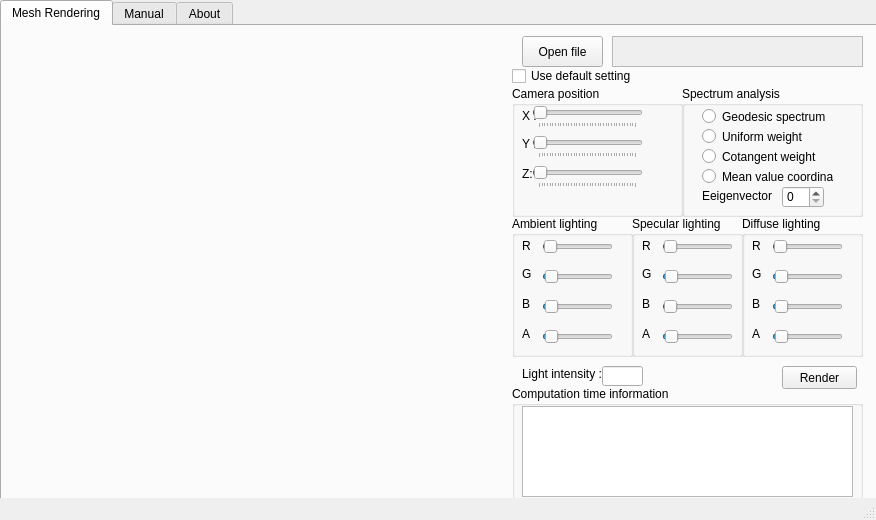
<?xml version="1.0" encoding="UTF-8"?>
<ui version="4.0">
 <class>MainWindow</class>
 <widget class="QMainWindow" name="MainWindow">
  <property name="geometry">
   <rect>
    <x>0</x>
    <y>0</y>
    <width>876</width>
    <height>520</height>
   </rect>
  </property>
  <property name="windowTitle">
   <string> Mesh Spectrum Representation</string>
  </property>
  <property name="windowIcon">
   <iconset>
    <normaloff>VIBOT.jpg</normaloff>VIBOT.jpg</iconset>
  </property>
  <property name="tabShape">
   <enum>QTabWidget::Triangular</enum>
  </property>
  <widget class="QWidget" name="centralwidget">
   <widget class="QTabWidget" name="tabWidget">
    <property name="geometry">
     <rect>
      <x>0</x>
      <y>0</y>
      <width>881</width>
      <height>521</height>
     </rect>
    </property>
    <property name="currentIndex">
     <number>0</number>
    </property>
    <widget class="QWidget" name="RenderingTab">
     <attribute name="title">
      <string>Mesh Rendering</string>
     </attribute>
     <widget class="myGLWidget" name="RenderingView" native="true">
      <property name="geometry">
       <rect>
        <x>0</x>
        <y>0</y>
        <width>501</width>
        <height>511</height>
       </rect>
      </property>
      <property name="focusPolicy">
       <enum>Qt::StrongFocus</enum>
      </property>
     </widget>
     <widget class="QGroupBox" name="groupBox_CompTime">
      <property name="geometry">
       <rect>
        <x>510</x>
        <y>360</y>
        <width>351</width>
        <height>121</height>
       </rect>
      </property>
      <property name="title">
       <string>Computation time information</string>
      </property>
      <widget class="QTextEdit" name="progressEditor">
       <property name="enabled">
        <bool>true</bool>
       </property>
       <property name="geometry">
        <rect>
         <x>10</x>
         <y>20</y>
         <width>331</width>
         <height>91</height>
        </rect>
       </property>
      </widget>
     </widget>
     <widget class="QCheckBox" name="checkBox">
      <property name="geometry">
       <rect>
        <x>510</x>
        <y>40</y>
        <width>121</width>
        <height>20</height>
       </rect>
      </property>
      <property name="text">
       <string>Use default setting</string>
      </property>
     </widget>
     <widget class="QGroupBox" name="CamgroupBox">
      <property name="geometry">
       <rect>
        <x>510</x>
        <y>60</y>
        <width>171</width>
        <height>131</height>
       </rect>
      </property>
      <property name="title">
       <string>Camera position</string>
      </property>
      <widget class="QLabel" name="label_3">
       <property name="geometry">
        <rect>
         <x>10</x>
         <y>20</y>
         <width>21</width>
         <height>20</height>
        </rect>
       </property>
       <property name="text">
        <string>X :</string>
       </property>
      </widget>
      <widget class="QLabel" name="label_4">
       <property name="geometry">
        <rect>
         <x>10</x>
         <y>50</y>
         <width>21</width>
         <height>16</height>
        </rect>
       </property>
       <property name="text">
        <string>Y :</string>
       </property>
      </widget>
      <widget class="QLabel" name="label_5">
       <property name="geometry">
        <rect>
         <x>10</x>
         <y>80</y>
         <width>21</width>
         <height>16</height>
        </rect>
       </property>
       <property name="text">
        <string>Z:</string>
       </property>
      </widget>
      <widget class="QSlider" name="zHorizontalSlider">
       <property name="geometry">
        <rect>
         <x>20</x>
         <y>20</y>
         <width>111</width>
         <height>22</height>
        </rect>
       </property>
       <property name="maximum">
        <number>360</number>
       </property>
       <property name="pageStep">
        <number>10</number>
       </property>
       <property name="value">
        <number>4</number>
       </property>
       <property name="orientation">
        <enum>Qt::Horizontal</enum>
       </property>
       <property name="tickPosition">
        <enum>QSlider::TicksBelow</enum>
       </property>
      </widget>
      <widget class="QSlider" name="yHorizontalSlider_2">
       <property name="geometry">
        <rect>
         <x>20</x>
         <y>50</y>
         <width>111</width>
         <height>22</height>
        </rect>
       </property>
       <property name="maximum">
        <number>360</number>
       </property>
       <property name="pageStep">
        <number>10</number>
       </property>
       <property name="value">
        <number>4</number>
       </property>
       <property name="orientation">
        <enum>Qt::Horizontal</enum>
       </property>
       <property name="tickPosition">
        <enum>QSlider::TicksBelow</enum>
       </property>
      </widget>
      <widget class="QSlider" name="xHorizontalSlider">
       <property name="geometry">
        <rect>
         <x>20</x>
         <y>80</y>
         <width>111</width>
         <height>22</height>
        </rect>
       </property>
       <property name="maximum">
        <number>360</number>
       </property>
       <property name="pageStep">
        <number>10</number>
       </property>
       <property name="value">
        <number>4</number>
       </property>
       <property name="orientation">
        <enum>Qt::Horizontal</enum>
       </property>
       <property name="tickPosition">
        <enum>QSlider::TicksBelow</enum>
       </property>
      </widget>
     </widget>
     <widget class="QTextEdit" name="filePathEditor">
      <property name="enabled">
       <bool>false</bool>
      </property>
      <property name="geometry">
       <rect>
        <x>610</x>
        <y>10</y>
        <width>251</width>
        <height>31</height>
       </rect>
      </property>
     </widget>
     <widget class="QLineEdit" name="IntensitylineEdit">
      <property name="geometry">
       <rect>
        <x>600</x>
        <y>340</y>
        <width>41</width>
        <height>20</height>
       </rect>
      </property>
     </widget>
     <widget class="QLabel" name="label_2">
      <property name="geometry">
       <rect>
        <x>520</x>
        <y>340</y>
        <width>81</width>
        <height>16</height>
       </rect>
      </property>
      <property name="text">
       <string>Light intensity : </string>
      </property>
     </widget>
     <widget class="QGroupBox" name="DiffgroupBox">
      <property name="geometry">
       <rect>
        <x>740</x>
        <y>190</y>
        <width>121</width>
        <height>141</height>
       </rect>
      </property>
      <property name="title">
       <string>Diffuse lighting</string>
      </property>
      <widget class="QLabel" name="label_15">
       <property name="geometry">
        <rect>
         <x>10</x>
         <y>20</y>
         <width>21</width>
         <height>20</height>
        </rect>
       </property>
       <property name="text">
        <string>R</string>
       </property>
      </widget>
      <widget class="QLabel" name="label_18">
       <property name="geometry">
        <rect>
         <x>10</x>
         <y>50</y>
         <width>21</width>
         <height>16</height>
        </rect>
       </property>
       <property name="text">
        <string>G</string>
       </property>
      </widget>
      <widget class="QLabel" name="label_19">
       <property name="geometry">
        <rect>
         <x>10</x>
         <y>80</y>
         <width>21</width>
         <height>16</height>
        </rect>
       </property>
       <property name="text">
        <string>B</string>
       </property>
      </widget>
      <widget class="QSlider" name="DiffRHorizontalSlider">
       <property name="geometry">
        <rect>
         <x>30</x>
         <y>20</y>
         <width>71</width>
         <height>22</height>
        </rect>
       </property>
       <property name="maximum">
        <number>100</number>
       </property>
       <property name="pageStep">
        <number>1</number>
       </property>
       <property name="value">
        <number>1</number>
       </property>
       <property name="orientation">
        <enum>Qt::Horizontal</enum>
       </property>
       <property name="tickPosition">
        <enum>QSlider::NoTicks</enum>
       </property>
      </widget>
      <widget class="QSlider" name="DiffGHorizontalSlider">
       <property name="geometry">
        <rect>
         <x>30</x>
         <y>50</y>
         <width>71</width>
         <height>22</height>
        </rect>
       </property>
       <property name="maximum">
        <number>100</number>
       </property>
       <property name="pageStep">
        <number>1</number>
       </property>
       <property name="value">
        <number>4</number>
       </property>
       <property name="orientation">
        <enum>Qt::Horizontal</enum>
       </property>
       <property name="tickPosition">
        <enum>QSlider::NoTicks</enum>
       </property>
      </widget>
      <widget class="QSlider" name="DiffBHorizontalSlider">
       <property name="geometry">
        <rect>
         <x>30</x>
         <y>80</y>
         <width>71</width>
         <height>22</height>
        </rect>
       </property>
       <property name="maximum">
        <number>100</number>
       </property>
       <property name="pageStep">
        <number>1</number>
       </property>
       <property name="value">
        <number>4</number>
       </property>
       <property name="orientation">
        <enum>Qt::Horizontal</enum>
       </property>
       <property name="tickPosition">
        <enum>QSlider::NoTicks</enum>
       </property>
       <property name="tickInterval">
        <number>10</number>
       </property>
      </widget>
      <widget class="QSlider" name="DiffAHorizontalSlider">
       <property name="geometry">
        <rect>
         <x>30</x>
         <y>110</y>
         <width>71</width>
         <height>22</height>
        </rect>
       </property>
       <property name="maximum">
        <number>100</number>
       </property>
       <property name="pageStep">
        <number>1</number>
       </property>
       <property name="value">
        <number>4</number>
       </property>
       <property name="orientation">
        <enum>Qt::Horizontal</enum>
       </property>
       <property name="tickPosition">
        <enum>QSlider::NoTicks</enum>
       </property>
      </widget>
      <widget class="QLabel" name="label_20">
       <property name="geometry">
        <rect>
         <x>10</x>
         <y>110</y>
         <width>21</width>
         <height>16</height>
        </rect>
       </property>
       <property name="text">
        <string>A</string>
       </property>
      </widget>
     </widget>
     <widget class="QGroupBox" name="SpecgroupBox">
      <property name="geometry">
       <rect>
        <x>630</x>
        <y>190</y>
        <width>111</width>
        <height>141</height>
       </rect>
      </property>
      <property name="title">
       <string>Specular lighting</string>
      </property>
      <widget class="QLabel" name="label_9">
       <property name="geometry">
        <rect>
         <x>10</x>
         <y>20</y>
         <width>21</width>
         <height>20</height>
        </rect>
       </property>
       <property name="text">
        <string>R</string>
       </property>
      </widget>
      <widget class="QLabel" name="label_10">
       <property name="geometry">
        <rect>
         <x>10</x>
         <y>50</y>
         <width>21</width>
         <height>16</height>
        </rect>
       </property>
       <property name="text">
        <string>G</string>
       </property>
      </widget>
      <widget class="QLabel" name="label_11">
       <property name="geometry">
        <rect>
         <x>10</x>
         <y>80</y>
         <width>21</width>
         <height>16</height>
        </rect>
       </property>
       <property name="text">
        <string>B</string>
       </property>
      </widget>
      <widget class="QSlider" name="SpecRHorizontalSlider">
       <property name="geometry">
        <rect>
         <x>30</x>
         <y>20</y>
         <width>71</width>
         <height>22</height>
        </rect>
       </property>
       <property name="maximum">
        <number>100</number>
       </property>
       <property name="pageStep">
        <number>1</number>
       </property>
       <property name="value">
        <number>1</number>
       </property>
       <property name="orientation">
        <enum>Qt::Horizontal</enum>
       </property>
       <property name="tickPosition">
        <enum>QSlider::NoTicks</enum>
       </property>
      </widget>
      <widget class="QSlider" name="SpecGHorizontalSlider">
       <property name="geometry">
        <rect>
         <x>30</x>
         <y>50</y>
         <width>71</width>
         <height>22</height>
        </rect>
       </property>
       <property name="maximum">
        <number>100</number>
       </property>
       <property name="pageStep">
        <number>1</number>
       </property>
       <property name="value">
        <number>4</number>
       </property>
       <property name="orientation">
        <enum>Qt::Horizontal</enum>
       </property>
       <property name="tickPosition">
        <enum>QSlider::NoTicks</enum>
       </property>
      </widget>
      <widget class="QSlider" name="SpecBHorizontalSlider">
       <property name="geometry">
        <rect>
         <x>30</x>
         <y>80</y>
         <width>71</width>
         <height>22</height>
        </rect>
       </property>
       <property name="maximum">
        <number>100</number>
       </property>
       <property name="singleStep">
        <number>0</number>
       </property>
       <property name="pageStep">
        <number>1</number>
       </property>
       <property name="value">
        <number>1</number>
       </property>
       <property name="orientation">
        <enum>Qt::Horizontal</enum>
       </property>
       <property name="tickPosition">
        <enum>QSlider::NoTicks</enum>
       </property>
       <property name="tickInterval">
        <number>10</number>
       </property>
      </widget>
      <widget class="QSlider" name="SpecAHorizontalSlider">
       <property name="geometry">
        <rect>
         <x>30</x>
         <y>110</y>
         <width>71</width>
         <height>22</height>
        </rect>
       </property>
       <property name="maximum">
        <number>100</number>
       </property>
       <property name="pageStep">
        <number>1</number>
       </property>
       <property name="value">
        <number>4</number>
       </property>
       <property name="orientation">
        <enum>Qt::Horizontal</enum>
       </property>
       <property name="tickPosition">
        <enum>QSlider::NoTicks</enum>
       </property>
      </widget>
      <widget class="QLabel" name="label_16">
       <property name="geometry">
        <rect>
         <x>10</x>
         <y>110</y>
         <width>21</width>
         <height>16</height>
        </rect>
       </property>
       <property name="text">
        <string>A</string>
       </property>
      </widget>
     </widget>
     <widget class="QPushButton" name="pushButton">
      <property name="geometry">
       <rect>
        <x>780</x>
        <y>340</y>
        <width>75</width>
        <height>23</height>
       </rect>
      </property>
      <property name="text">
       <string>Render</string>
      </property>
     </widget>
     <widget class="QPushButton" name="searchButton">
      <property name="geometry">
       <rect>
        <x>520</x>
        <y>10</y>
        <width>81</width>
        <height>31</height>
       </rect>
      </property>
      <property name="text">
       <string>Open file</string>
      </property>
     </widget>
     <widget class="QGroupBox" name="AmgroupBox">
      <property name="geometry">
       <rect>
        <x>510</x>
        <y>190</y>
        <width>121</width>
        <height>141</height>
       </rect>
      </property>
      <property name="title">
       <string>Ambient lighting</string>
      </property>
      <widget class="QLabel" name="label_12">
       <property name="geometry">
        <rect>
         <x>10</x>
         <y>20</y>
         <width>21</width>
         <height>20</height>
        </rect>
       </property>
       <property name="text">
        <string>R</string>
       </property>
      </widget>
      <widget class="QLabel" name="label_13">
       <property name="geometry">
        <rect>
         <x>10</x>
         <y>50</y>
         <width>21</width>
         <height>16</height>
        </rect>
       </property>
       <property name="text">
        <string>G</string>
       </property>
      </widget>
      <widget class="QLabel" name="label_14">
       <property name="geometry">
        <rect>
         <x>10</x>
         <y>80</y>
         <width>21</width>
         <height>16</height>
        </rect>
       </property>
       <property name="text">
        <string>B</string>
       </property>
      </widget>
      <widget class="QSlider" name="AmRHorizontalSlider">
       <property name="geometry">
        <rect>
         <x>30</x>
         <y>20</y>
         <width>71</width>
         <height>22</height>
        </rect>
       </property>
       <property name="maximum">
        <number>100</number>
       </property>
       <property name="pageStep">
        <number>1</number>
       </property>
       <property name="value">
        <number>1</number>
       </property>
       <property name="orientation">
        <enum>Qt::Horizontal</enum>
       </property>
       <property name="tickPosition">
        <enum>QSlider::NoTicks</enum>
       </property>
      </widget>
      <widget class="QSlider" name="AmGHorizontalSlider">
       <property name="geometry">
        <rect>
         <x>30</x>
         <y>50</y>
         <width>71</width>
         <height>22</height>
        </rect>
       </property>
       <property name="maximum">
        <number>100</number>
       </property>
       <property name="pageStep">
        <number>1</number>
       </property>
       <property name="value">
        <number>4</number>
       </property>
       <property name="orientation">
        <enum>Qt::Horizontal</enum>
       </property>
       <property name="tickPosition">
        <enum>QSlider::NoTicks</enum>
       </property>
      </widget>
      <widget class="QSlider" name="AmBHorizontalSlider">
       <property name="geometry">
        <rect>
         <x>30</x>
         <y>80</y>
         <width>71</width>
         <height>22</height>
        </rect>
       </property>
       <property name="maximum">
        <number>100</number>
       </property>
       <property name="pageStep">
        <number>1</number>
       </property>
       <property name="value">
        <number>4</number>
       </property>
       <property name="orientation">
        <enum>Qt::Horizontal</enum>
       </property>
       <property name="tickPosition">
        <enum>QSlider::NoTicks</enum>
       </property>
       <property name="tickInterval">
        <number>10</number>
       </property>
      </widget>
      <widget class="QSlider" name="AmAHorizontalSlider">
       <property name="geometry">
        <rect>
         <x>30</x>
         <y>110</y>
         <width>71</width>
         <height>22</height>
        </rect>
       </property>
       <property name="maximum">
        <number>100</number>
       </property>
       <property name="pageStep">
        <number>1</number>
       </property>
       <property name="value">
        <number>4</number>
       </property>
       <property name="orientation">
        <enum>Qt::Horizontal</enum>
       </property>
       <property name="tickPosition">
        <enum>QSlider::NoTicks</enum>
       </property>
      </widget>
      <widget class="QLabel" name="label_17">
       <property name="geometry">
        <rect>
         <x>10</x>
         <y>110</y>
         <width>21</width>
         <height>16</height>
        </rect>
       </property>
       <property name="text">
        <string>A</string>
       </property>
      </widget>
     </widget>
     <widget class="QGroupBox" name="groupBox">
      <property name="geometry">
       <rect>
        <x>680</x>
        <y>60</y>
        <width>181</width>
        <height>131</height>
       </rect>
      </property>
      <property name="title">
       <string>Spectrum analysis</string>
      </property>
      <widget class="QRadioButton" name="GeodesicSpectrumradioButton">
       <property name="geometry">
        <rect>
         <x>20</x>
         <y>20</y>
         <width>131</width>
         <height>21</height>
        </rect>
       </property>
       <property name="text">
        <string>Geodesic spectrum</string>
       </property>
      </widget>
      <widget class="QRadioButton" name="UniformradioButton">
       <property name="geometry">
        <rect>
         <x>20</x>
         <y>40</y>
         <width>131</width>
         <height>21</height>
        </rect>
       </property>
       <property name="text">
        <string>Uniform weight</string>
       </property>
      </widget>
      <widget class="QRadioButton" name="CotangentradioButton">
       <property name="geometry">
        <rect>
         <x>20</x>
         <y>60</y>
         <width>141</width>
         <height>21</height>
        </rect>
       </property>
       <property name="text">
        <string>Cotangent weight</string>
       </property>
      </widget>
      <widget class="QRadioButton" name="MeanradioButton">
       <property name="geometry">
        <rect>
         <x>20</x>
         <y>80</y>
         <width>131</width>
         <height>21</height>
        </rect>
       </property>
       <property name="text">
        <string>Mean value coordinate</string>
       </property>
      </widget>
      <widget class="QLabel" name="label">
       <property name="geometry">
        <rect>
         <x>20</x>
         <y>100</y>
         <width>71</width>
         <height>20</height>
        </rect>
       </property>
       <property name="text">
        <string>Eeigenvector :</string>
       </property>
      </widget>
      <widget class="QSpinBox" name="eigenSpinBox">
       <property name="geometry">
        <rect>
         <x>100</x>
         <y>100</y>
         <width>42</width>
         <height>22</height>
        </rect>
       </property>
      </widget>
     </widget>
    </widget>
    <widget class="QWidget" name="ManualTab">
     <attribute name="title">
      <string>Manual</string>
     </attribute>
     <widget class="QPlainTextEdit" name="ManualEditor">
      <property name="geometry">
       <rect>
        <x>0</x>
        <y>0</y>
        <width>871</width>
        <height>491</height>
       </rect>
      </property>
      <property name="plainText">
       <string>How to  render 3D objects :
     
    1. Go to 'Mesh Rendring' Tab to choose a file 
              Click on 'Open File' button ,and choose a &quot;.wrl&quot; file.

     2. Choose the camera and lighting setting
             Adjust the camera and lighting setting by changing the parameter given. Checking the &quot;Use default setting&quot; checkbox will set the setting to be default.
            a. Default setting for camera  :
                      - X-Position : 0
                      - Y-Position : 0
                      - Z-Position : three times the distance from the center of the object
           b. Default setting for lighting
                     -  shining intensity is 100 
                     - ambient[R,G,B,a] = {0.1, 0.1, 0.1, 1.0}
                     - specular[R,G,B,a] = {1.0, 1.0, 1.0, 1.0}
                     - diffuse[R,G,B,a] = {0.4, 0.4, 0.4, 1.0}

      3. Choose rendering type
             1. Geodesic spectrum 
                    The distance is calculated by calculating the number of edges in a shortest path (also called a graph geodesic) connecting them. 
             2. Laplacian spectrum.
                    a. Uniform weight
                    b. Cotangent weight
                    c. Mean value weight
               Warning : Use small mesh with ( &lt;10000 vertices ). The computation to load the representation is quite heavy. 
              Please wait when choosing this representation as heavy computation is running on the background.
      
    4. Render
         Click the &quot;Render&quot; Button

    Detail computation time will be shown in 'Computation time box' after the rendering finished. 

   Keyboard Shortcut :
     - L :  draw the mesh in Polygon mode                            left_arrow     : move left
     - F :  draw the mesh in Normal mode                              right_arrow  : move right
     - -  : Zoom out                                                                 up_arrow     : move up
     - + : Zoom in                                                                   down_arrow : move down
              
******************************************************************************************************************************************</string>
      </property>
     </widget>
    </widget>
    <widget class="QWidget" name="AboutTab">
     <attribute name="title">
      <string>About</string>
     </attribute>
     <widget class="QPlainTextEdit" name="AboutEditor">
      <property name="enabled">
       <bool>false</bool>
      </property>
      <property name="geometry">
       <rect>
        <x>0</x>
        <y>0</y>
        <width>881</width>
        <height>491</height>
       </rect>
      </property>
      <property name="plainText">
       <string>******************************************************************************************************************************************
                                  		                                    Spectral Mesh representation
                           		                                       -------------------
   			                       update             : 2014 - 01 - 14
    			                      copyright          : (C) 2013 by Pramita Winata
   			                      email                 : pramita.winata@gmail.com
 
   This application is done as part of Software Engineering course project.  The aim of this project is to show basic Laplace spectral representation and implement C++    programming skill.  It is developed under Qt IDE 5.3.0 using OpenGL and Eigen library. I will discuss the project implementation in two main sections; basic laplace representation and application development.  &quot;Laplacian Mesh Processing&quot; paper by Olga Sorkine is mainly used in the Laplace implementation. The development of the application is the extension of the existing project where improvement in the Graphical User Interface (GUI) is done and Laplacian representation is cooperated. 


 ******************************************************************************************************************************************
</string>
      </property>
     </widget>
    </widget>
   </widget>
  </widget>
  <widget class="QStatusBar" name="statusbar"/>
 </widget>
 <customwidgets>
  <customwidget>
   <class>myGLWidget</class>
   <extends>QWidget</extends>
   <header location="global">myglwidget.h</header>
   <container>1</container>
  </customwidget>
 </customwidgets>
 <resources/>
 <connections/>
</ui>
